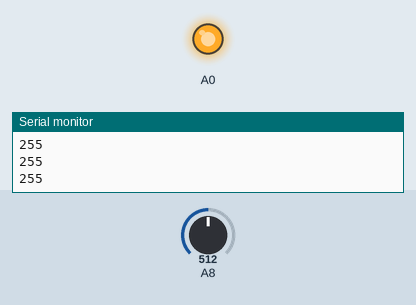
A sketch run on a simulated Arduino Mega 2560, built with avr-gcc and run on an emulated ATmega2560. Shown: output pins drawn as LEDs (lit = HIGH), the last lines printed to the serial monitor. The inputs (shaded band) are chosen by the test bench; at power-on: A8 = 512.

Above: at 1.2 s.
1.3 s: A8 set to 91
2.8 s: A8 set to 79
At 3.8 s:
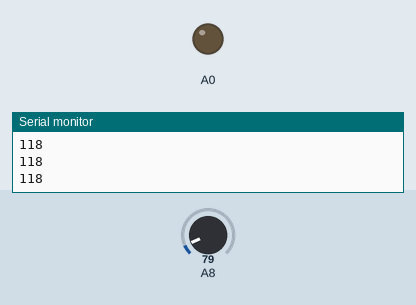
4.3 s: A8 set to 122
At 4.9 s:
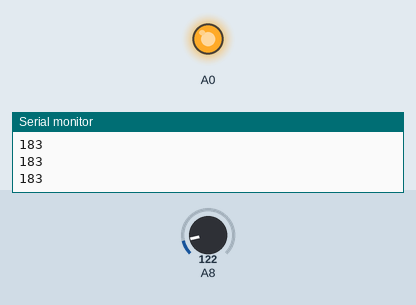
5.8 s: A8 set to 0
At 7.2 s:
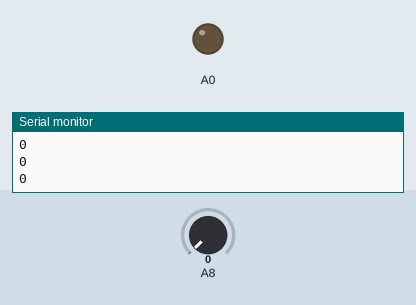
Timing chart, 0 to 8.3 s (numbered marks = the images above; inputs shaded):
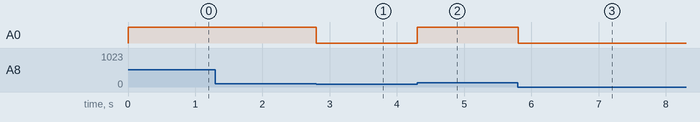

Measured:
- the behaviour switches between 86 and 85 on A8 (found by bisection; images 0 and 1)
- after the input at 2.8 s, A0: HIGH → LOW at once
- after the input at 4.3 s, A0: LOW → HIGH at once
- after the input at 5.8 s, A0: HIGH → LOW at once

The sketch:

optical-neuron.ino
```cpp
int x0;

void setup() {
  // put your setup code here, to run once:
    Serial.begin(9600);

}

void loop() {
  // put your main code here, to run repeatedly:

  x0 = analogRead(A8);
  x0 *= 1.5;
  //x0 -= 16;
  if(x0<0){
    x0 = 0;
  }
  if(x0 > 255){
    x0 = 255;
  }
  analogWrite(A0,x0);
  Serial.println(x0);

}
```
